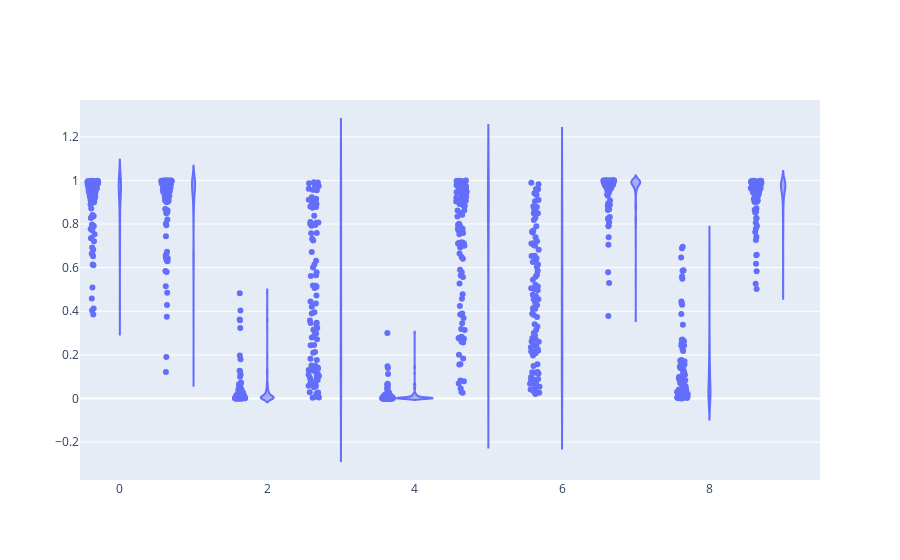

The cell this chart's notebook holds for it:
### Code cell
n=100
data = []

# for context in [np.zeros(2), np.array([0, 1]), np.array([1, 0]), np.ones(2)]:
rewards = []
arms = []
for arm in range(k):
    arms.extend([arm]*n)
    for _ in range(n):
        context = bandit.get_context()
        # for _ in range (n):
        rewards.append(bandit.get_reward(arm, context))
data.append(go.Violin(x=arms, y=rewards, points='all')) #, name=f'{context}'))

fig = go.Figure(data=data).show()

### Figure 1 — Plotly figure (JSON) as saved in the notebook; plotly's stock layout.template omitted (floating-point values rounded to 4 significant figures; data arrays with more than 128 entries replaced by an {"elided": "..."} marker saying what was removed)
{"data": [{"points": "all", "type": "violin", "x": {"elided": "1000 int values"}, "y": {"elided": "1000 float values"}}], "layout": {"autosize": true, "xaxis": {"autorange": true, "range": [-0.5308, 9.5], "type": "linear"}, "yaxis": {"autorange": true, "range": [-0.3736, 1.369], "type": "linear"}}}
